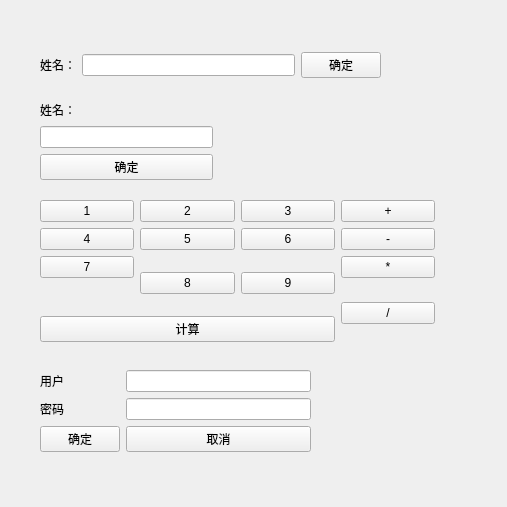
<?xml version="1.0" encoding="UTF-8"?>
<ui version="4.0">
 <class>widget</class>
 <widget class="QWidget" name="widget">
  <property name="geometry">
   <rect>
    <x>0</x>
    <y>0</y>
    <width>507</width>
    <height>507</height>
   </rect>
  </property>
  <property name="windowTitle">
   <string>布局属性</string>
  </property>
  <widget class="QWidget" name="layoutWidget">
   <property name="geometry">
    <rect>
     <x>40</x>
     <y>100</y>
     <width>173</width>
     <height>80</height>
    </rect>
   </property>
   <layout class="QVBoxLayout" name="verticalLayout">
    <item>
     <widget class="QLabel" name="label_2">
      <property name="text">
       <string>姓名：</string>
      </property>
     </widget>
    </item>
    <item>
     <widget class="QLineEdit" name="lineEdit_2"/>
    </item>
    <item>
     <widget class="QPushButton" name="pushButton_2">
      <property name="text">
       <string>确定</string>
      </property>
     </widget>
    </item>
   </layout>
  </widget>
  <widget class="QWidget" name="formLayoutWidget">
   <property name="geometry">
    <rect>
     <x>40</x>
     <y>370</y>
     <width>271</width>
     <height>100</height>
    </rect>
   </property>
   <layout class="QFormLayout" name="formLayout_2">
    <item row="0" column="0">
     <widget class="QLabel" name="label_3">
      <property name="text">
       <string>用户</string>
      </property>
     </widget>
    </item>
    <item row="0" column="1">
     <widget class="QLineEdit" name="lineEdit_3"/>
    </item>
    <item row="3" column="0">
     <widget class="QLabel" name="label_4">
      <property name="text">
       <string>密码</string>
      </property>
     </widget>
    </item>
    <item row="3" column="1">
     <widget class="QLineEdit" name="lineEdit_4"/>
    </item>
    <item row="4" column="0">
     <widget class="QPushButton" name="pushButton_17">
      <property name="text">
       <string>确定</string>
      </property>
     </widget>
    </item>
    <item row="4" column="1">
     <widget class="QPushButton" name="pushButton_18">
      <property name="text">
       <string>取消</string>
      </property>
     </widget>
    </item>
   </layout>
  </widget>
  <widget class="QWidget" name="">
   <property name="geometry">
    <rect>
     <x>40</x>
     <y>50</y>
     <width>341</width>
     <height>30</height>
    </rect>
   </property>
   <layout class="QHBoxLayout" name="_2">
    <item>
     <widget class="QLabel" name="label">
      <property name="text">
       <string>姓名：</string>
      </property>
     </widget>
    </item>
    <item>
     <widget class="QLineEdit" name="lineEdit"/>
    </item>
    <item>
     <widget class="QPushButton" name="pushButton">
      <property name="text">
       <string>确定</string>
      </property>
     </widget>
    </item>
   </layout>
  </widget>
  <widget class="QWidget" name="">
   <property name="geometry">
    <rect>
     <x>40</x>
     <y>200</y>
     <width>395</width>
     <height>142</height>
    </rect>
   </property>
   <layout class="QGridLayout" name="gridLayout">
    <item row="0" column="0">
     <widget class="QPushButton" name="pushButton_3">
      <property name="text">
       <string>1</string>
      </property>
     </widget>
    </item>
    <item row="0" column="1">
     <widget class="QPushButton" name="pushButton_4">
      <property name="text">
       <string>2</string>
      </property>
     </widget>
    </item>
    <item row="0" column="2">
     <widget class="QPushButton" name="pushButton_5">
      <property name="text">
       <string>3</string>
      </property>
     </widget>
    </item>
    <item row="0" column="3">
     <widget class="QPushButton" name="pushButton_13">
      <property name="text">
       <string>+</string>
      </property>
     </widget>
    </item>
    <item row="1" column="0">
     <widget class="QPushButton" name="pushButton_6">
      <property name="text">
       <string>4</string>
      </property>
     </widget>
    </item>
    <item row="1" column="1">
     <widget class="QPushButton" name="pushButton_7">
      <property name="text">
       <string>5</string>
      </property>
     </widget>
    </item>
    <item row="1" column="2">
     <widget class="QPushButton" name="pushButton_8">
      <property name="text">
       <string>6</string>
      </property>
     </widget>
    </item>
    <item row="1" column="3">
     <widget class="QPushButton" name="pushButton_14">
      <property name="text">
       <string>-</string>
      </property>
     </widget>
    </item>
    <item row="2" column="0">
     <widget class="QPushButton" name="pushButton_9">
      <property name="text">
       <string>7</string>
      </property>
     </widget>
    </item>
    <item row="2" column="1" rowspan="2">
     <widget class="QPushButton" name="pushButton_10">
      <property name="text">
       <string>8</string>
      </property>
     </widget>
    </item>
    <item row="2" column="2" rowspan="2">
     <widget class="QPushButton" name="pushButton_11">
      <property name="text">
       <string>9</string>
      </property>
     </widget>
    </item>
    <item row="2" column="3">
     <widget class="QPushButton" name="pushButton_15">
      <property name="text">
       <string>*</string>
      </property>
     </widget>
    </item>
    <item row="3" column="3" rowspan="2">
     <widget class="QPushButton" name="pushButton_16">
      <property name="text">
       <string>/</string>
      </property>
     </widget>
    </item>
    <item row="4" column="0" colspan="3">
     <widget class="QPushButton" name="pushButton_12">
      <property name="text">
       <string>计算</string>
      </property>
     </widget>
    </item>
   </layout>
  </widget>
 </widget>
 <resources/>
 <connections/>
</ui>
